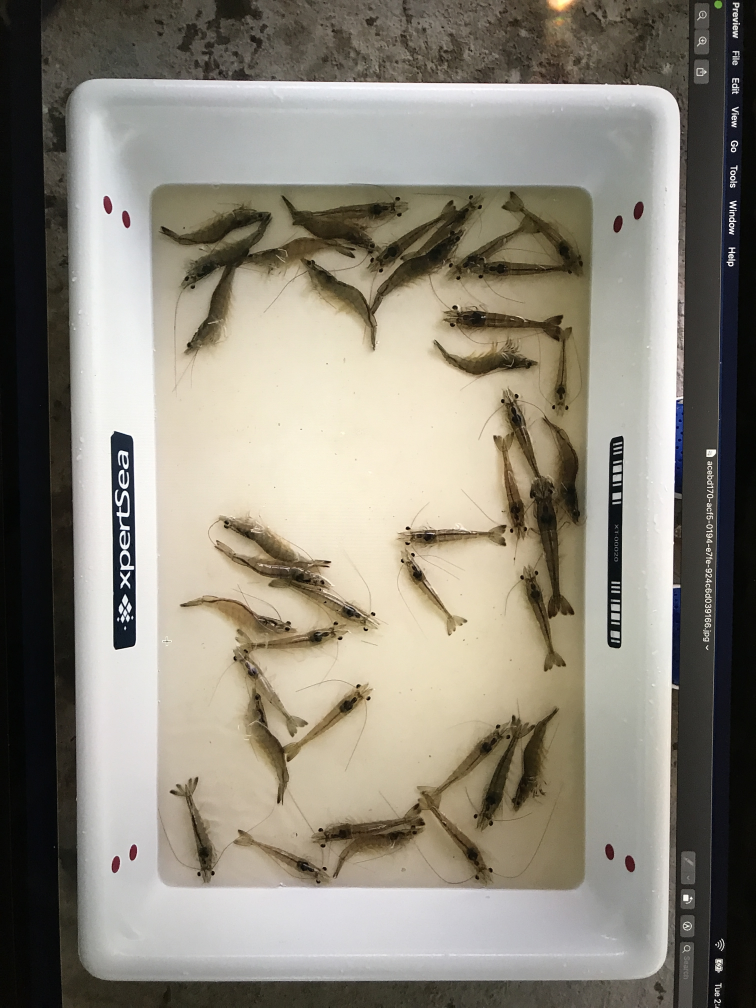
//> input picture assets/tray_portrait.jpg, 3024 x 4032 px (shown at 1/4 size)
$ ./main   (built with g++ and OpenCV 4)
//> lines starting //> are read from the running program, lines starting //| are printed output that depends on the picture
#include <iostream>
#include <opencv2/core/mat.hpp>
#include <opencv2/core/types.hpp>
#include <opencv2/highgui.hpp>
#include <opencv2/highgui/highgui.hpp>
#include <opencv2/imgproc.hpp>
#include <opencv2/imgproc/imgproc.hpp>
#include <opencv2/opencv.hpp>
#include <ostream>

cv::Mat crop(cv::Mat sourceImage, double offsetWidth, double offsetHeight,
             int width, int height) {

  /* std::cout << "Starting Crop Image"; */
  cv::Mat inputImage = sourceImage.clone();

  if (offsetWidth < 0) {
    offsetWidth = sourceImage.cols / 2.0;
  }

  if (offsetHeight < 0) {
    offsetHeight = sourceImage.rows / 2.0;
  }

  int x = offsetWidth;
  int y = offsetHeight;

  /* std::cout << "Cropping image x: " << x << " y: " << y << " w: " << width */
  /*           << " h: " << height << std::endl; */
  /* std::cout << "Image w: " << sourceImage.cols / 2.0 << std::endl; */

  cv::Mat outputImage = inputImage(cv::Rect(x, y, width, height));

  return outputImage;
}

int main() {
  cv::Mat frame = cv::imread("../assets/tray_portrait.jpg");
//> frame is the input picture: 4032 rows x 3024 cols, CV_8UC3; mean B, G, R 123.5, 135.8, 141.3
  cv::Mat outputFrame;

  int64 start = cv::getTickCount();

  int imagesToCrop = 100;

  for (int i = 0; i < imagesToCrop; i++) {
    outputFrame = crop(frame, 300, 300, 2420, 3650);
  }
//> this loop made 100 passes
//> pass 1, in crop, `cv::Mat outputImage = inputImage(cv::Rect(x, y, width, height));`:
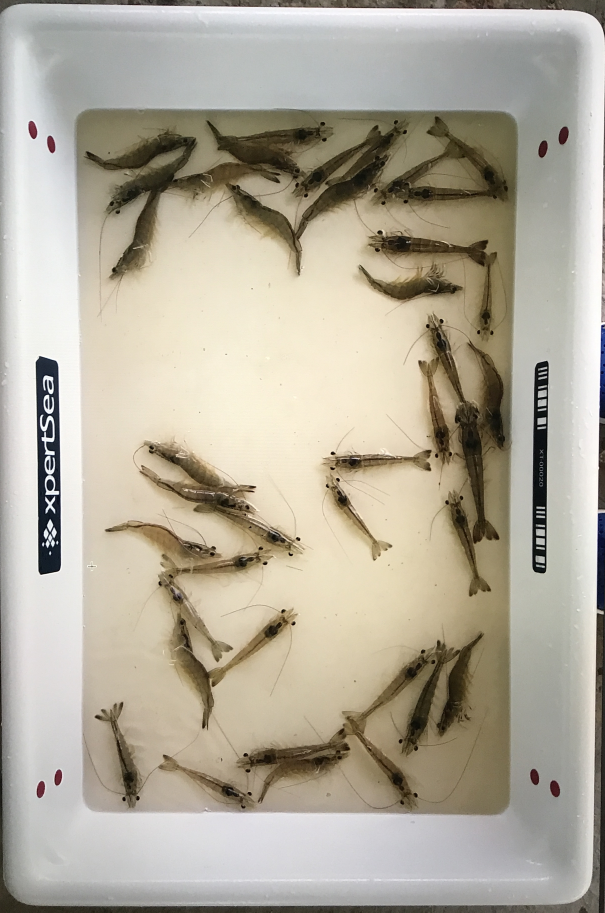
//> outputImage: 3650 rows x 2420 cols, CV_8UC3 (shown at 1/4 size); mean B, G, R 155.7, 171.1, 177.8

  int64 delta = cv::getTickCount() - start;
  double freq = cv::getTickFrequency();
  double elapsed = delta / freq;
  std::cout << "Took " << elapsed << " seconds."
            << "to crop " << imagesToCrop << " images" << std::endl;

  cv::imshow("Crop", outputFrame);
  cv::waitKey(0);

  return 0;
}
